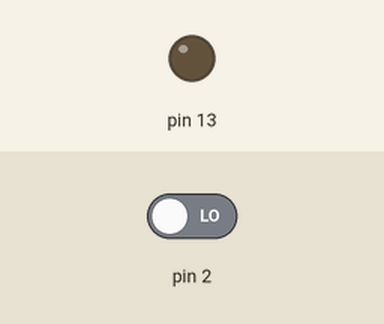
This sketch was run on a simulated Arduino Uno, built with avr-gcc and run on an emulated ATmega328P. On the bench: output pins drawn as LEDs (lit = HIGH). Inputs (shaded band) come from the test bench; at power-on: pin 2 LOW. What the sketch prints to the serial monitor is not drawn.

Above: at 1.2 s.
1.3 s: pin 2 driven HIGH
At 2.2 s:
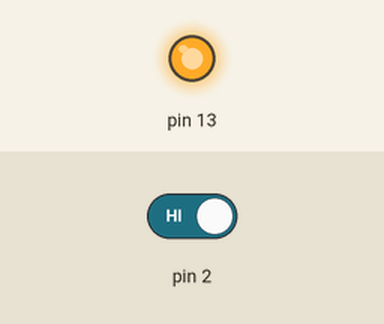
2.8 s: pin 2 driven LOW
At 3.4 s:
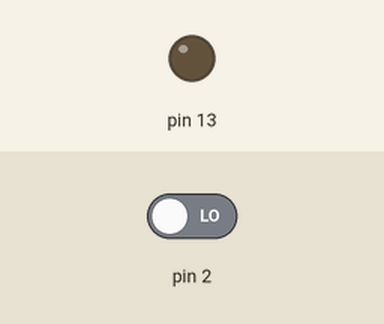
Timing chart, 0 to 5.8 s (numbered marks = the images above; inputs shaded):
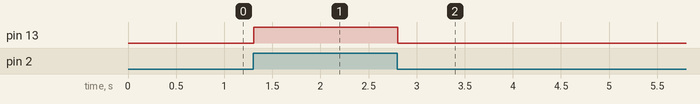

Measured:
- after the input at 1.3 s, pin 13: LOW → HIGH at once
- after the input at 2.8 s, pin 13: HIGH → LOW at once

The sketch:

push_button.ino
```cpp
void setup(){
  Serial.begin(9600);
  pinMode(13,OUTPUT);
  pinMode(2,INPUT);
}
void loop(){
  int val = 0;
  val = digitalRead(2);
  Serial.println(val);
  digitalWrite(13,val);
}
```
